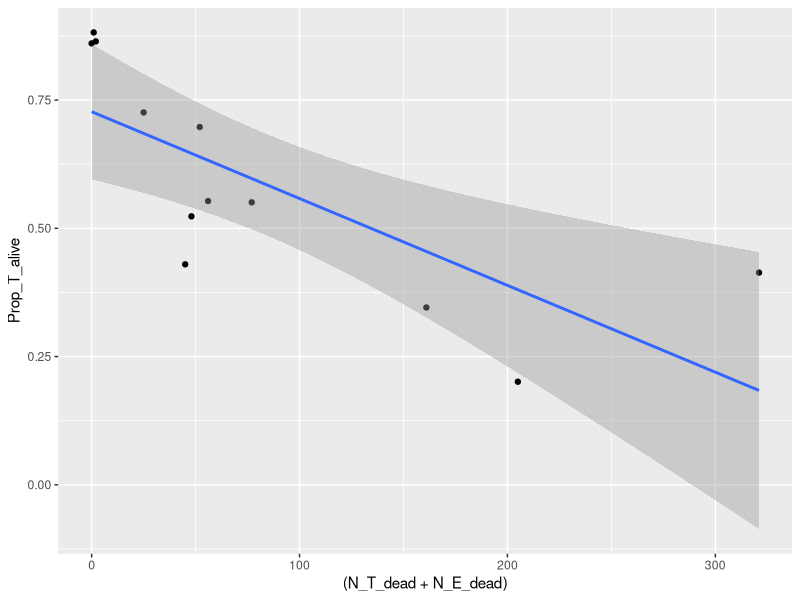
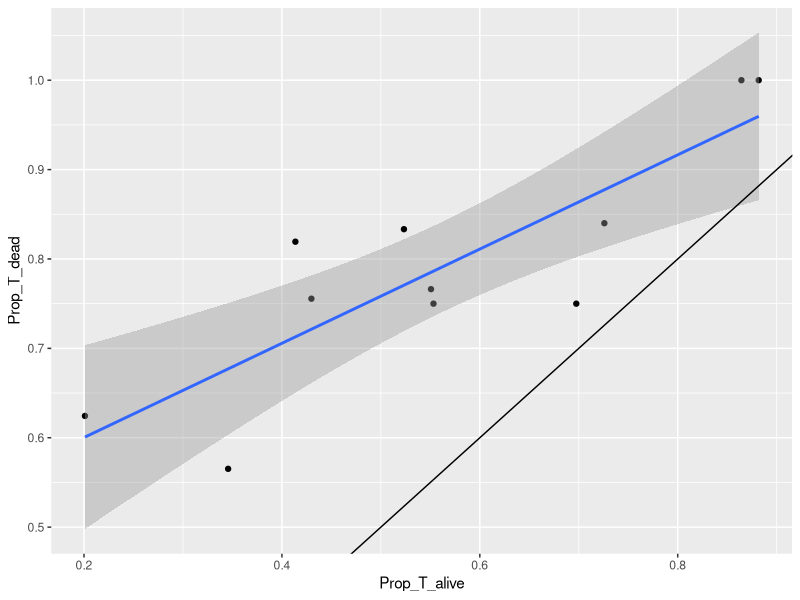

These figures' R source, in order:
library(ggplot2)
library(dplyr)

hot <- read.table("Data/Hotred_2019.csv", sep = ",", header = T)

hot_alive <- hot[hot$Status == "alive", ]
hot_dead <- hot[hot$Status == "dead", ]


hot_N_alive <- hot_alive %>% group_by(Square) %>% summarise(N_T_alive = round(mean(N_T) * 182, 0), N_E_alive = round(mean(N_E) * 182, 0))

hot_N_dead <- hot_dead [hot_dead$Sample != "C", ] %>% group_by(Square) %>% summarise(N_T_dead = sum(N_T), N_E_dead = sum(N_E))


hot_N <- merge(hot_N_alive, hot_N_dead)

hot_N$Prop_T_alive <- with(hot_N, N_T_alive / (N_T_alive + N_E_alive) )

hot_N$Prop_dead <- with(hot_N, (N_T_dead + N_E_dead)/ (N_T_dead + N_E_dead + N_T_alive + N_E_alive) )


hot_N$Prop_T_dead <- with(hot_N, (N_T_dead)/ (N_T_dead + N_E_dead) )



ggplot(hot_N, aes(x =  (N_T_dead + N_E_dead), y = Prop_T_alive)) + geom_point()  + geom_smooth(method = "lm")

ggplot(hot_N, aes(x = Prop_T_alive, y = Prop_T_dead)) + geom_point()  + geom_smooth(method = "lm") + geom_abline()

Prop_eaten <- hot_N %>% group_by(Square) %>% summarise(P_eaten = sum(N_E_dead + N_T_dead)/sum(N_E_dead + N_T_dead + N_T_alive + N_E_alive)*100)

mean(Prop_eaten$P_eaten)
